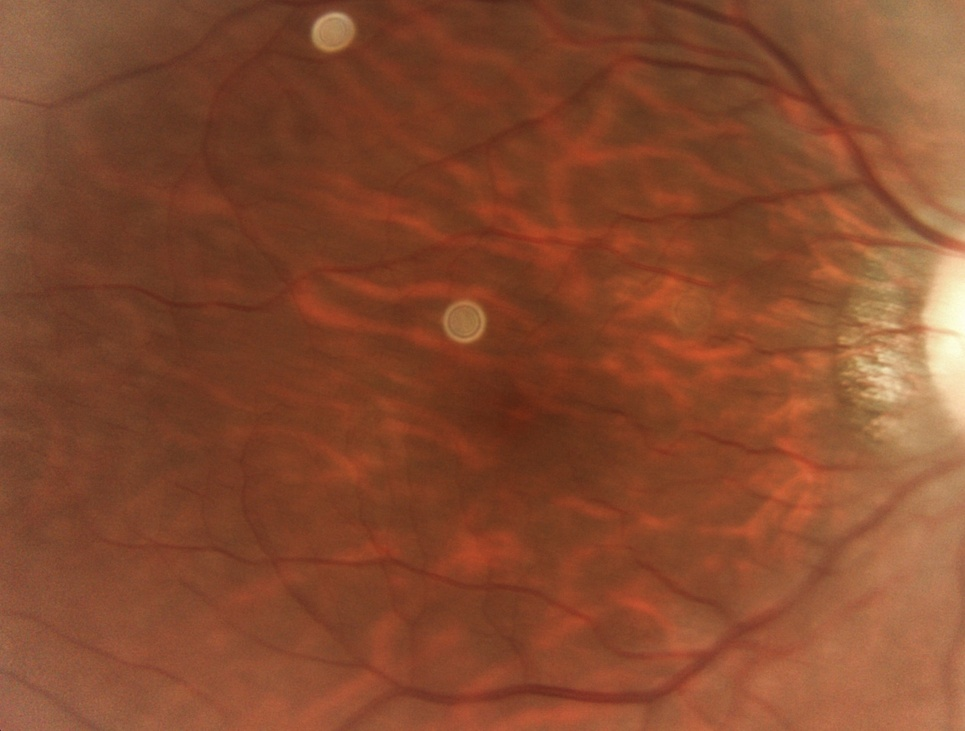
#> input picture vesselness/test_edges/10011_right-badcrop.jpeg, 965 x 731 px, shrunk from 1594 x 1208 before the run
$ python siftshitomasi.py
#> lines starting #> are read from the running program, lines starting #| are printed output that depends on the picture; after the words box and inside, x2 and y2 are one past the last pixel; in counts of white or black regions, pixels touching at a corner belong together
# -*- coding: utf-8 -*-
"""
Created on Fri Jun  5 05:10:17 2015

@author: Inez Wijnands
"""

import numpy as np
import cv2
from matplotlib import pyplot as plt

img = cv2.imread('test_edges/10011_right-badcrop.jpeg')
#> img is the input picture: shape (731, 965, 3); mean B, G, R 46.6, 74.2, 134.4
gray = cv2.cvtColor(img,cv2.COLOR_BGR2GRAY)
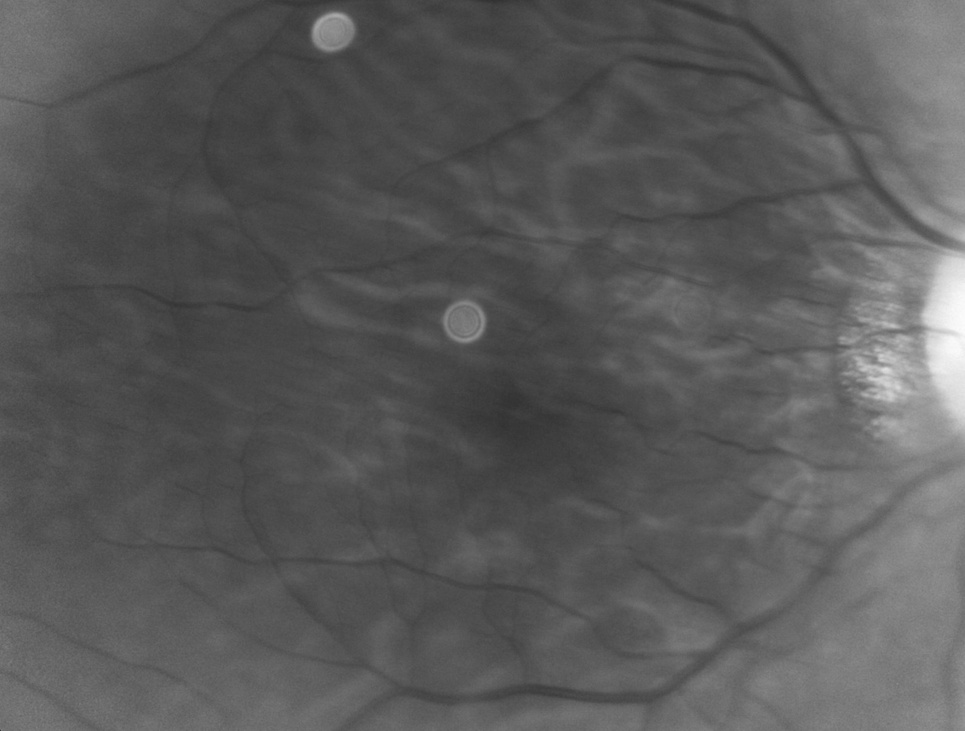
#> gray: shape (731, 965); min 49, max 252, mean 89.1

corners = cv2.goodFeaturesToTrack(gray,250,0.01,10)
#> corners = 250 rows, first 8: [879, 360], [840, 338], [868, 378], [857, 380], [875, 350], [860, 369], [876, 393], [885, 308]
corners = np.int0(corners)

for i in corners:
    x,y = i.ravel()
    cv2.circle(img,(x,y),3,255,-1)
#> this loop made 250 passes
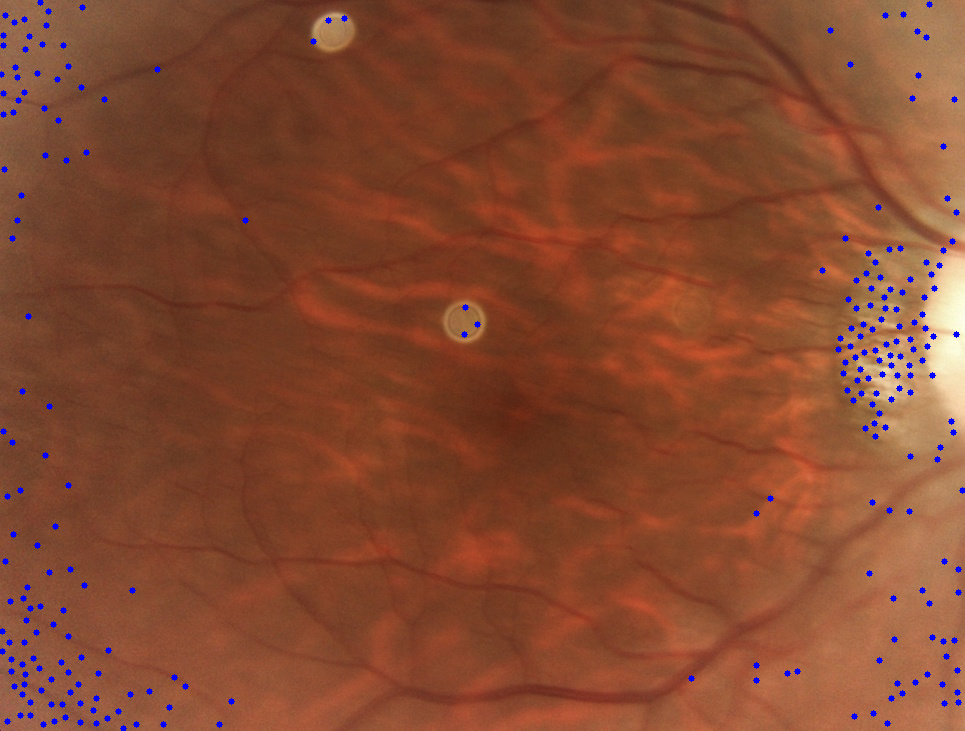
#> img: shape (731, 965, 3); 1.03% of pixels changed, all inside (x1, y1, x2, y2) = (0, 0, 965, 731)

plt.imshow(img),plt.show()
cv2.imwrite('test-sift/siftshitomasi10011right-badcrop.jpeg',img)
